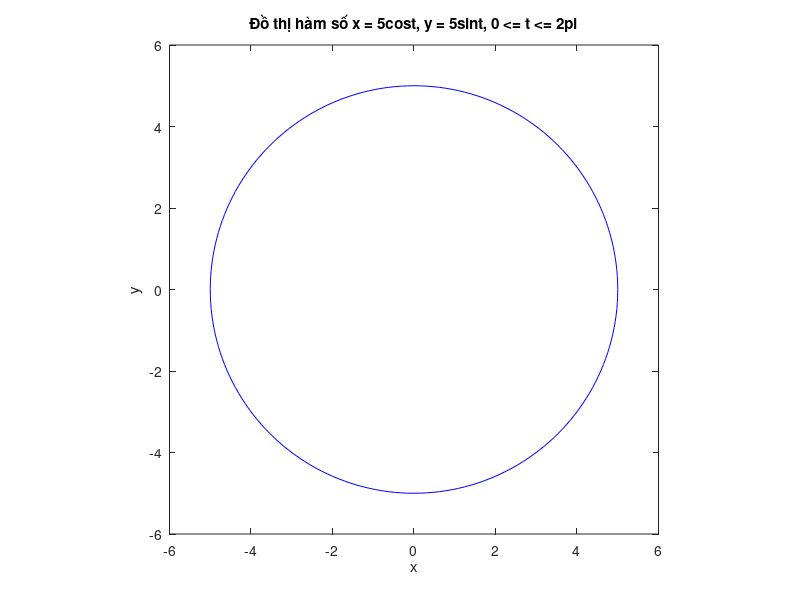

MATLAB code to generate this figure:
t = 0 : pi/100 : 2 * pi;
x = 5 * cos(t);
y = 5 * sin(t);

figure('Name', 'Bài tập 4', 'NumberTitle', 'off')
plot(x, y, 'b');
axis([-6 6 -6 6]);
axis equal;
xlabel('x');
ylabel('y');
title('Đồ thị hàm số x = 5cost, y = 5sint, 0 <= t <= 2pi');
